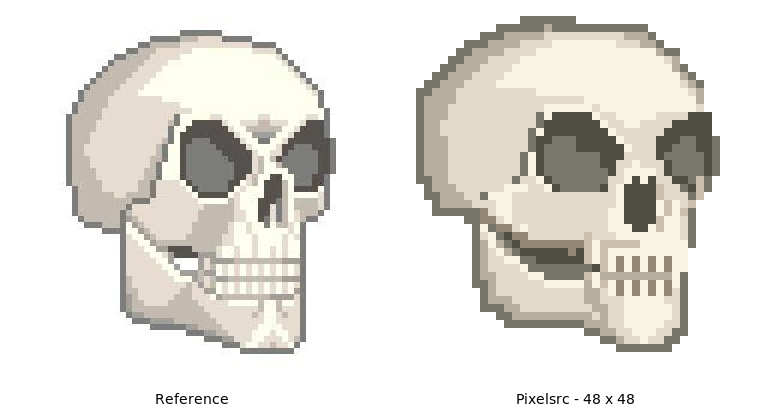
#> input picture examples/skull/comparison.png, 768 x 408 px, given in place of skull_idle.png, which was not available
$ python contact_sheet.py
#> lines starting #> are read from the running program, lines starting #| are printed output that depends on the picture; pictures that were not available may be replaced by others from this repository, and a replacement may not be noted
"""Build skull_contact_sheet.png: a few frames from each skull animation.

    cargo build --release && python3 examples/skull/contact_sheet.py

pxl renders every frame as a spritesheet (`pxl render --spritesheet`). This
script only picks frames, adds labels and stacks the rows. Needs Pillow.
"""
import subprocess
import tempfile
from pathlib import Path

from PIL import Image, ImageDraw

HERE = Path(__file__).parent
PXL = HERE.parent.parent / "target" / "release" / "pxl"
SCALE, CELL = 4, 44  # every frame is placed in a 44x44 cell, shown 4x

# (file, animation, frame size, frames to show, label)
ROWS = [
    ("skull_anim.pxl", "skull_idle", 44, [0, 5, 6, 11, 20, 21], "idle: 1px float, blink"),
    ("skull_anim.pxl", "skull_laugh", 44, [0, 1, 2, 3, 5, 7], "laugh: chatter + head tip"),
    ("skull_anim.pxl", "skull_eyes", 44, [0, 1, 3, 8, 12, 15], "eyes: ember glow flicker"),
    ("skull.pxl", "skull_talking", 40, [0, 1, 2, 5, 7, 16], "talking: speech timing"),
]

label_w, pad = 190, 8
cols = max(len(r[3]) for r in ROWS)
cell = CELL * SCALE
sheet = Image.new("RGB", (label_w + cols * (cell + pad) + pad, len(ROWS) * (cell + pad) + pad), "white")
#> sheet: PIL image 1302x744 RGB; every value is 255
draw = ImageDraw.Draw(sheet)

with tempfile.TemporaryDirectory() as tmp:
    for row, (src, anim, size, frames, label) in enumerate(ROWS):
        strip_path = Path(tmp) / f"{anim}.png"
        subprocess.run(
            [str(PXL), "render", str(HERE / src), "--spritesheet", "--animation", anim,
             "--scale", str(SCALE), "-o", str(strip_path)],
            check=True, capture_output=True,
        )
#> (this line was passed over: subprocess is not available in this run)
        strip = Image.open(strip_path).convert("RGBA")
#> strip is the input picture: PIL image 768x408 RGBA; mean R, G, B, A 227.3, 224.8, 218.8, 255
        y = pad + row * (cell + pad)
        draw.text((pad, y + cell // 2 - 12), label, fill=(80, 76, 72))
        draw.text((pad, y + cell // 2 + 4), f"{src} / {anim}", fill=(150, 144, 136))
        inset = (CELL - size) * SCALE // 2
        for col, f in enumerate(frames):
            frame = strip.crop((f * size * SCALE, 0, (f + 1) * size * SCALE, size * SCALE))
            x = label_w + col * (cell + pad)
            sheet.paste(frame, (x + inset, y + inset), frame)
            draw.text((x + 4, y + 2), f"#{f}", fill=(170, 164, 156))
#> this loop made 6 passes
#> pass 1, `frame = strip.crop((f * size * SCALE, 0, (f + 1) * size * SCALE, size ..`:
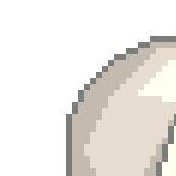
#> frame: PIL image 176x176 RGBA; mean R, G, B, A 236.9, 233.9, 229.3, 255
#> after the loop:
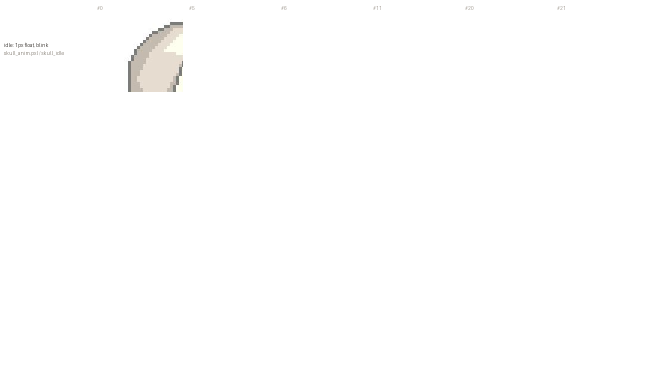
#> sheet: PIL image 1302x744 RGB (shown at 1/2 size); mean R, G, B 254.3, 254.2, 254.1
#> pass 2 of the loop `for row, (src, anim, size, frames, label) in enumerate(ROWS):`:
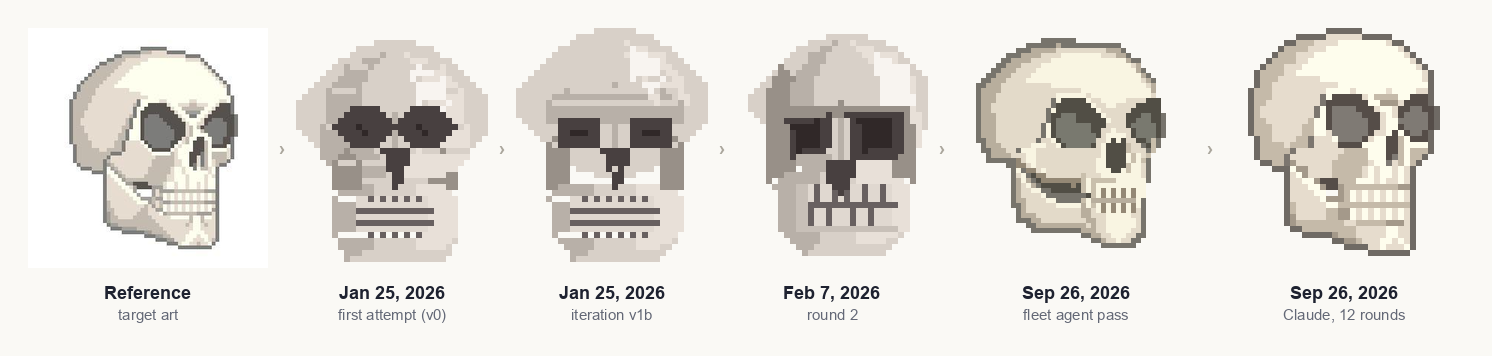
#> input picture examples/skull/evolution.png, 1492 x 356 px, given in place of skull_laugh.png, which was not available
#> strip: PIL image 1492x356 RGBA
#> after the loop `for col, f in enumerate(frames):`:
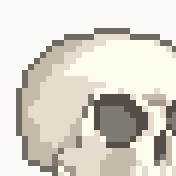
#> frame: PIL image 176x176 RGBA; mean R, G, B, A 217.5, 212.6, 202.1, 255
#> after the loop `for col, f in enumerate(frames):`:
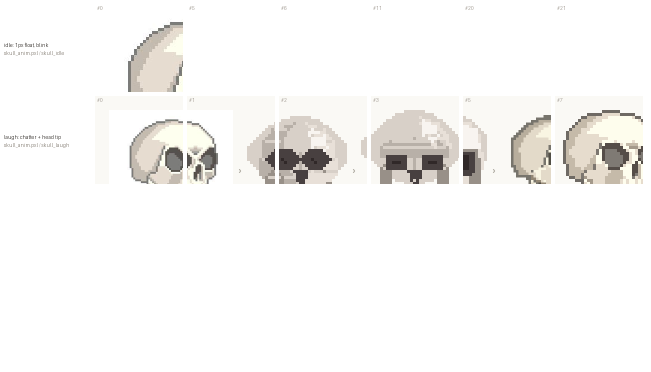
#> sheet: PIL image 1302x744 RGB (shown at 1/2 size); mean R, G, B 247.7, 246.8, 245.4
#> (the run stopped early here; a loop or call above may not have finished)
